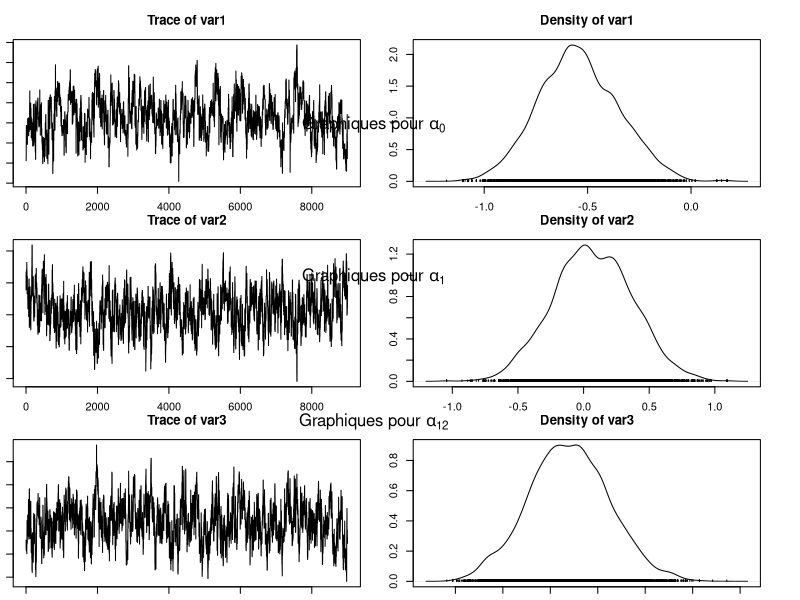
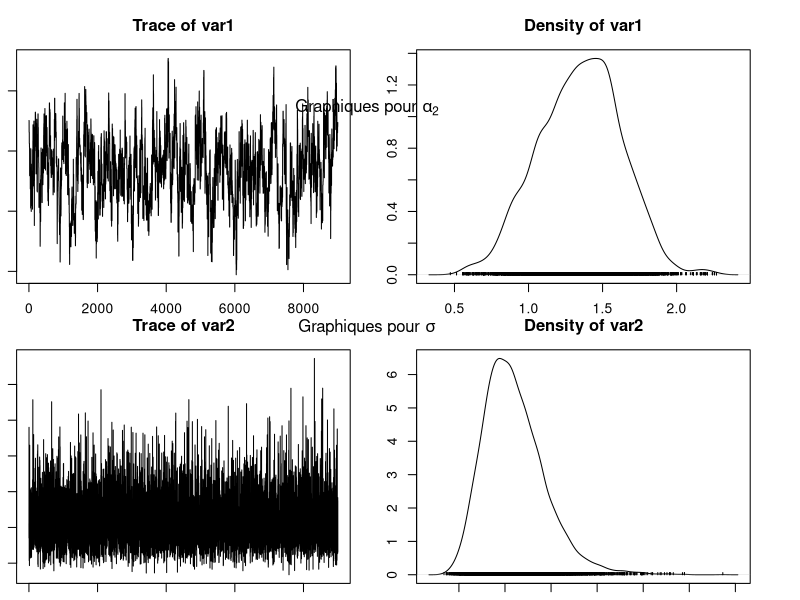

Recreate these plots in R, in order.
## ---- chunk 1
# mettre ce qui nous sert pour la suite
## ---- chunk 2
# Notations changées par rapport au fichier seeds.data pour être en accord avec 
# la consigne donnée
"N" <- 21 
"r" <- c(10, 23, 23, 26, 17, 5, 53, 55, 32, 46, 10, 8, 10, 8, 23, 0, 3, 22, 15, 32, 3)
"n" <- c(39, 62, 81, 51, 39, 6, 74, 72, 51, 79, 13, 16, 30, 28, 45, 4, 12, 41, 30, 51, 7)
"x1" <- c(0, 0, 0, 0, 0, 0, 0, 0, 0, 0, 0, 1, 1, 1, 1, 1, 1, 1, 1, 1, 1)
"x2" <- c(0, 0, 0, 0, 0, 1, 1, 1, 1, 1, 1, 0, 0, 0, 0, 0, 1, 1, 1, 1, 1)
## ---- chunk 3
alpha0 <- 0
alpha1 <- 0
alpha2 <- 0
alpha12 <- 0
tau <- 10
b <- c(0, 0, 0, 0, 0, 0, 0, 0, 0, 0, 0, 0, 0, 0, 0, 0, 0, 0, 0, 0, 0)
## ---- chunk 4
seeds = function(nchain, N, r, n, x1, x2, alpha0, alpha1, alpha2, alpha12, tau, b, prop_sd){
  
  # Initialisation
  res = matrix(NA, nchain + 1, 5)
  res[1, ] = c(alpha0, alpha1, alpha12, alpha2, 1/sqrt(tau)) # le dernier terme vaut sigma

  p = plogis(alpha0 + alpha1 * x1 + alpha2 * x2 + alpha12 * x1 * x2 + b)
  
  res_b = matrix(NA, nchain + 1, N)
  res_b[1, ] = b
  
  acc_rates = rep(0, 4) # pour les 4 alpha
  
  for (i in 1:nchain){
    
    # Mise à jour de alpha0
    alpha0 = res[i, 1]
    prop = rnorm(1, alpha0, prop_sd[1]) # marche aléatoire simple
    prop_p = plogis(prop + alpha1 * x1 + alpha2 * x2 + alpha12 * x1 * x2 + b)
    
    top = - ((prop^2) / (2 * 1e6)) + sum(r * log(prop_p)) + sum((n-r) * log(1 - prop_p))
    bottom = - ((alpha0^2) / (2 * 1e6)) + sum(r * log(p)) + sum((n-r) * log(1 - p))
    acc_prob = exp(top - bottom) # Ratio des noyaux vaut 1 (symétrie du noyau)
    
    if (runif(1) < min(1, acc_prob)){
      alpha0 = prop
      p = prop_p
      acc_rates[1] = acc_rates[1] + 1
    }
    
    # Mise à jour de alpha1
    alpha1 = res[i, 2]
    prop = rnorm(1, alpha1, prop_sd[2]) # marche aléatoire simple
    prop_p = plogis(alpha0 + prop * x1 + alpha2 * x2 + alpha12 * x1 * x2 + b)
    
    top = - ((prop^2) / (2 * 1e6)) + sum(r * log(prop_p)) + sum((n-r) * log(1 - prop_p))
    bottom = - ((alpha1^2) / (2 * 1e6)) + sum(r * log(p)) + sum((n-r) * log(1 - p))
    acc_prob = exp(top - bottom) # Ratio des noyaux vaut 1 (symétrie du noyau)
    
    if (runif(1) < min(1, acc_prob)){
      alpha1 = prop
      p = prop_p
      acc_rates[2] = acc_rates[2] + 1
    }

    # Mise à jour de alpha12
    alpha12 = res[i, 3]
    prop = rnorm(1, alpha12, prop_sd[3]) # marche aléatoire simple
    prop_p = plogis(alpha0 + alpha1 * x1 + alpha2 * x2 + prop * x1 * x2 + b)
    
    top = - ((prop^2) / (2 * 1e6)) + sum(r * log(prop_p)) + sum((n-r) * log(1 - prop_p))
    bottom = - ((alpha12^2) / (2 * 1e6)) + sum(r * log(p)) + sum((n-r) * log(1 - p))
    acc_prob = exp(top - bottom) # Ratio des noyaux vaut 1 (symétrie du noyau)
    
    if (runif(1) < min(1, acc_prob)){
      alpha12 = prop
      p = prop_p
      acc_rates[3] = acc_rates[3] + 1
    }
    
    # Mise à jour de alpha2
    alpha2 = res[i, 4]
    prop = rnorm(1, alpha2, prop_sd[4]) # marche aléatoire simple
    prop_p = plogis(alpha0 + alpha1 * x1 + prop * x2 + alpha12 * x1 * x2 + b)
    
    top = - ((prop^2) / (2 * 1e6)) + sum(r * log(prop_p)) + sum((n-r) * log(1 - prop_p))
    bottom = - ((alpha2^2) / (2 * 1e6)) + sum(r * log(p)) + sum((n-r) * log(1 - p))
    acc_prob = exp(top - bottom) # Ratio des noyaux vaut 1 (symétrie du noyau)
    
    if (runif(1) < min(1, acc_prob)){
      alpha2 = prop
      p = prop_p
      acc_rates[4] = acc_rates[4] + 1
    }
    
    # Mise à jour de tau
    tau = rgamma(1, shape = 10e-3 + N / 2, scale = 1e-3 + 0.5 * sum(b^2))

    # Mise à jour de b
    for (j in 1:N){
      prop = rnorm(1, b[j], prop_sd[5])
      prop_p_j = plogis(alpha0 + alpha1 * x1[j] + alpha2 * x2[j] + alpha12 * x1[j] * x2[j] + prop)
      
      top = - (prop^2 * tau / 2) + r[j] * log(prop_p_j) + (n[j] - r[j]) * log(1 - prop_p_j)
      bottom = - (b[j]^2 * tau / 2) + r[j] * log(p[j]) + (n[j] - r[j]) * log(1 - p[j])
      acc_prob = exp(top - bottom)
      
      if (runif(1) < min(1, acc_prob)){
        b[j] = prop
        p[j] = prop_p_j
      }
    }
    
    # Mise à jour de la chaine de Markov et de b
    res[i+1, ] = c(alpha0, alpha1, alpha12, alpha2, 1/sqrt(tau))
    res_b[i+1, ] = b
  }
  
  my_list <- list("chain" = res, "b_chain" = res_b, "acc_rates" = acc_rates)
  return(my_list)
}
## ---- chunk 5
resultat = seeds(1e4, N, r, n, x1, x2, alpha0, alpha1, alpha2, alpha12, tau, b, prop_sd = c(0.3, 0.3, 0.3, 0.3, 0.3)) # prop_sd choisi pour avoir une allure de chaîne cohérente

resultat_chain = resultat$chain[1001:nrow(resultat$chain), ] # on enlève les 1000 premiers (burnin)

moychain = colMeans(resultat_chain) # moyenne
sdchain = apply(resultat_chain, 2, sd) # écart type

cat("alpha_0 est estimé à", moychain[1], "avec un écart-type de", sdchain[1], "\n")
cat("alpha_1 est estimé à", moychain[2], "avec un écart-type de", sdchain[2], "\n")
cat("alpha_12 est estimé à", moychain[3], "avec un écart-type de", sdchain[3], "\n")
cat("alpha_2 est estimé à", moychain[4], "avec un écart-type de", sdchain[4], "\n")
cat("sigma est estimé à", moychain[5], "avec un écart-type de", sdchain[5], "\n")
## ---- chunk 6
library(coda)
par(ask = FALSE, mfrow = c(3, 1), mar = c(1, 1, 3, 3)) # Configure la disposition des graphiques 

# Tracer les 3 premiers graphiques des chaînes de Markov
plot(mcmc(resultat_chain[,1:3]))

mtext(expression("Graphiques pour " * alpha[0]), side = 3, line = 23)
mtext(expression("Graphiques pour " * alpha[1]), side = 3, line = 11.5)
mtext(expression("Graphiques pour " * alpha[12]), side = 3, line = 0.5)

par(mfrow = c(2, 1)) # Configure la disposition des graphiques 

# Tracer les 2 derniers graphiques des chaînes de Markov
plot(mcmc(resultat_chain)[,4:5])

mtext(expression("Graphiques pour " * alpha[2]), side = 3, line = 12)
mtext(expression("Graphiques pour " * sigma), side = 3, line = 1)


## ---- chunk 7
